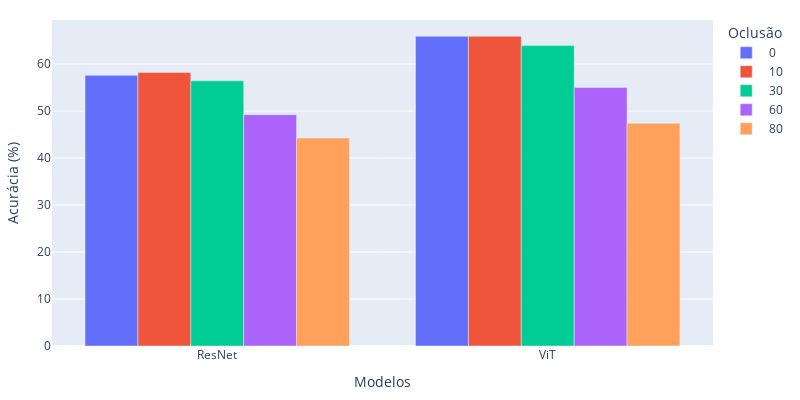

Notebook source saved alongside this figure:
### Code cell
fig = px.bar(df_long, x='name', y='accuracy', color='oclusao', barmode='group',
             labels={'name': 'Modelos', 'accuracy': 'Acurácia (%)', 'oclusao': 'Oclusão'})
fig.update_layout(
    width=800,
    height=400,
    margin=dict(l=20, r=20, t=20, b=20))
fig.write_image("plots/acc.pdf", engine="kaleido")
fig.show()

### Figure 1 — Plotly figure (JSON) as saved in the notebook; plotly's stock layout.template omitted (floating-point values rounded to 4 significant figures)
{"data": [{"alignmentgroup": "True", "hovertemplate": "Oclusão= 0<br>Modelos=%{x}<br>Acurácia (%)=%{y}<extra></extra>", "legendgroup": " 0", "marker": {"color": "#636efa", "pattern": {"shape": ""}}, "name": " 0", "offsetgroup": " 0", "orientation": "v", "showlegend": true, "textposition": "auto", "type": "bar", "x": ["ResNet", "ViT"], "xaxis": "x", "y": [57.59, 65.9], "yaxis": "y"}, {"alignmentgroup": "True", "hovertemplate": "Oclusão= 10<br>Modelos=%{x}<br>Acurácia (%)=%{y}<extra></extra>", "legendgroup": " 10", "marker": {"color": "#EF553B", "pattern": {"shape": ""}}, "name": " 10", "offsetgroup": " 10", "orientation": "v", "showlegend": true, "textposition": "auto", "type": "bar", "x": ["ResNet", "ViT"], "xaxis": "x", "y": [58.2, 65.9], "yaxis": "y"}, {"alignmentgroup": "True", "hovertemplate": "Oclusão= 30<br>Modelos=%{x}<br>Acurácia (%)=%{y}<extra></extra>", "legendgroup": " 30", "marker": {"color": "#00cc96", "pattern": {"shape": ""}}, "name": " 30", "offsetgroup": " 30", "orientation": "v", "showlegend": true, "textposition": "auto", "type": "bar", "x": ["ResNet", "ViT"], "xaxis": "x", "y": [56.43, 63.92], "yaxis": "y"}, {"alignmentgroup": "True", "hovertemplate": "Oclusão= 60<br>Modelos=%{x}<br>Acurácia (%)=%{y}<extra></extra>", "legendgroup": " 60", "marker": {"color": "#ab63fa", "pattern": {"shape": ""}}, "name": " 60", "offsetgroup": " 60", "orientation": "v", "showlegend": true, "textposition": "auto", "type": "bar", "x": ["ResNet", "ViT"], "xaxis": "x", "y": [49.22, 55], "yaxis": "y"}, {"alignmentgroup": "True", "hovertemplate": "Oclusão= 80<br>Modelos=%{x}<br>Acurácia (%)=%{y}<extra></extra>", "legendgroup": " 80", "marker": {"color": "#FFA15A", "pattern": {"shape": ""}}, "name": " 80", "offsetgroup": " 80", "orientation": "v", "showlegend": true, "textposition": "auto", "type": "bar", "x": ["ResNet", "ViT"], "xaxis": "x", "y": [44.25, 47.38], "yaxis": "y"}], "layout": {"barmode": "group", "height": 400, "legend": {"title": {"text": "Oclusão"}, "tracegroupgap": 0}, "margin": {"b": 20, "l": 20, "r": 20, "t": 20}, "width": 800, "xaxis": {"anchor": "y", "domain": [0, 1], "title": {"text": "Modelos"}}, "yaxis": {"anchor": "x", "domain": [0, 1], "title": {"text": "Acurácia (%)"}}}}
